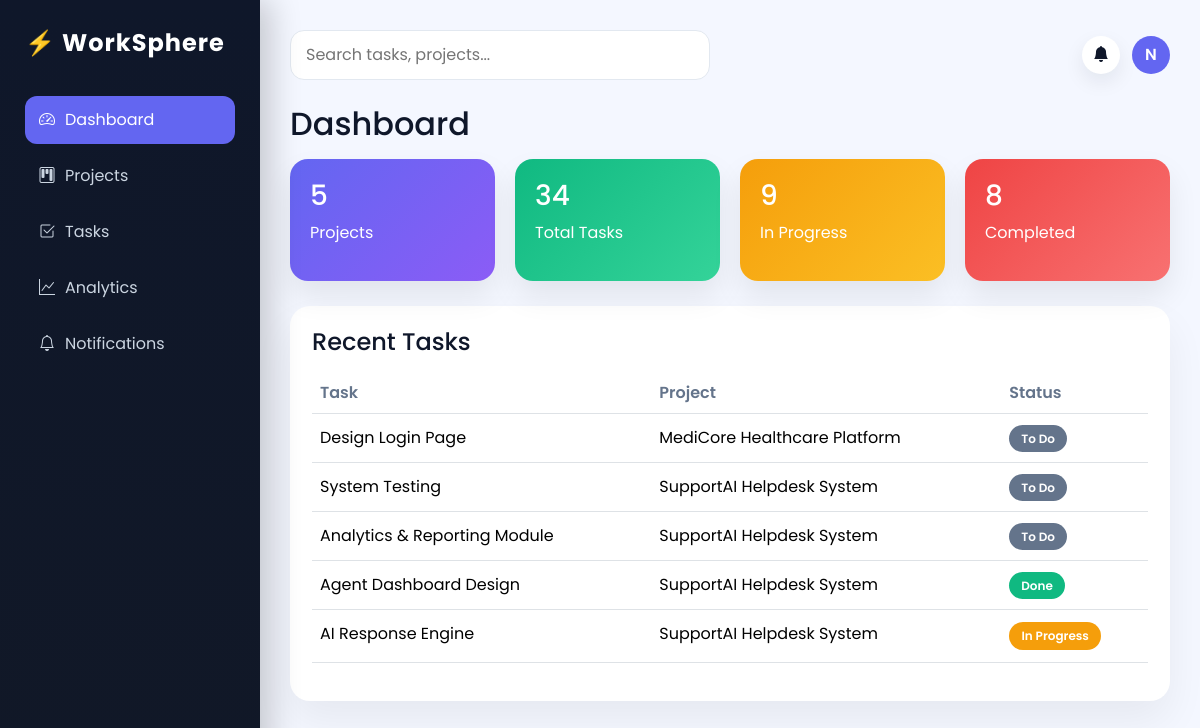
The page / on the database its author committed.
### tasks/models.py (models this page shows, shortened)
class Task(models.Model):
    STATUS_CHOICES = [
        ("Todo", "Todo"),
        ("In Progress", "In Progress"),
        ("Done", "Done"),
    ]
    PRIORITY_CHOICES = [
        ("Low", "Low"),
        ("Medium", "Medium"),
        ("High", "High"),
    ]
    project = models.ForeignKey(
        Project,
        on_delete=models.CASCADE,
        related_name="tasks"
    )
    title = models.CharField(max_length=255)
    description = models.TextField(blank=True, null=True)
    assigned_to = models.ForeignKey(
        settings.AUTH_USER_MODEL,
        on_delete=models.SET_NULL,
        null=True,
        blank=True,
        related_name="assigned_tasks"
    )
    status = models.CharField(max_length=20, choices=STATUS_CHOICES, default="Todo")
    priority = models.CharField(max_length=20, choices=PRIORITY_CHOICES, default="Medium")
    due_date = models.DateField(null=True, blank=True)
    created_at = models.DateTimeField(auto_now_add=True)

### projects/models.py (models this page shows, shortened)
class Project(models.Model):
    name = models.CharField(max_length=200)
    description = models.TextField(blank=True, null=True)
    owner = models.ForeignKey(
        settings.AUTH_USER_MODEL,
        on_delete=models.CASCADE,
        related_name='owned_projects'
    )
    members = models.ManyToManyField(
        settings.AUTH_USER_MODEL,
        blank=True,
        related_name='project_memberships'
    )
    deadline = models.DateField(null=True, blank=True)
    created_at = models.DateTimeField(auto_now_add=True)

### projects/views.py (the view)
# urls.py: path('', dashboard, name='dashboard'),
def dashboard(request):
    projects = Project.objects.all()
    total_projects = projects.count()
    total_tasks = Task.objects.count()
    completed_tasks = Task.objects.filter(status='Done').count()
    in_progress_tasks = Task.objects.filter(status='In Progress').count()
    recent_tasks = Task.objects.select_related('project').order_by('-created_at')[:5]
    return render(request, 'dashboard.html', {
        'total_projects': total_projects,
        'total_tasks': total_tasks,
        'completed_tasks': completed_tasks,
        'in_progress_tasks': in_progress_tasks,
        'recent_tasks': recent_tasks,
        'projects': projects,
    })

### notifications/context_processors.py (called while the page is built)
def unread_notifications(request):
    if request.user.is_authenticated:
        return {
            "unread_notifications_count": request.user.notifications.filter(
                is_read=False
            ).count()
        }
    return {"unread_notifications_count": 0}

### templates/dashboard.html
{% extends 'base.html' %}
{% block content %}
<h2 class="mb-3">Dashboard</h2>
<div class="kpi">
    <div class="kpi-item purple">
        <h3>{{ total_projects }}</h3>
        <p>Projects</p>
    </div>
    <div class="kpi-item green">
        <h3>{{ total_tasks }}</h3>
        <p>Total Tasks</p>
    </div>
    <div class="kpi-item orange">
        <h3>{{ in_progress_tasks }}</h3>
        <p>In Progress</p>
    </div>
    <div class="kpi-item red">
        <h3>{{ completed_tasks }}</h3>
        <p>Completed</p>
    </div>
</div>
<div class="card-box">
    <h4 class="mb-3">Recent Tasks</h4>
    <table class="table">
        <thead>
            <tr>
                <th>Task</th>
                <th>Project</th>
                <th>Status</th>
            </tr>
        </thead>
        <tbody>
            {% for task in recent_tasks %}
            <tr>
                <td>{{ task.title }}</td>
                <td>{{ task.project.name }}</td>
                <td>
    {% if task.status == "To Do" %}
        <span class="status todo">To Do</span>
    {% elif task.status == "In Progress" %}
        <span class="status progress" style="display:inline-flex;align-items:center;justify-content:center;width:auto;min-width:92px;height:auto;overflow:visible;padding:5px 12px;border-radius:20px;background:#f59e0b;color:white;white-space:nowrap;">In Progress</span>
    {% elif task.status == "Review" %}
        <span class="status review">Review</span>
    {% elif task.status == "Done" %}
        <span class="status done">Done</span>
    {% else %}
        {{ task.status }}
    {% endif %}
</td>
            </tr>
            {% empty %}
<tr>
    <td colspan="4" class="text-muted">
        No records available.
    </td>
</tr>
{% endfor %}
        </tbody>
    </table>
</div>
{% endblock %}

### templates/base.html (shortened to what this page needs)
{% load static %}
<!DOCTYPE html>
<html lang="en">
<head>
    <link href="https://cdn.jsdelivr.net/npm/bootstrap@5.3.3/dist/css/bootstrap.min.css" rel="stylesheet">
    <link href="https://cdn.jsdelivr.net/npm/bootstrap-icons@1.11.3/font/bootstrap-icons.css" rel="stylesheet">
    <link rel="stylesheet" href="{% static 'css/style.css' %}">
</head>
<body>
<div class="app">
    <aside class="sidebar">
        <div class="logo">
            ⚡ WorkSphere
        </div>
        <nav>
            <a class="nav-item active" href="{% url 'dashboard' %}">
                <i class="bi bi-speedometer2"></i> Dashboard
            </a>
            <a class="nav-item" href="{% url 'project_list' %}">
                <i class="bi bi-kanban"></i> Projects
            </a>
            <a class="nav-item" href="/tasks/kanban/">
                <i class="bi bi-check2-square"></i> Tasks
            </a>
            <a class="nav-item" href="/analytics/">
                <i class="bi bi-graph-up"></i> Analytics
            </a>
            <a class="nav-item" href="{% url 'notifications' %}">
                <i class="bi bi-bell"></i> Notifications
            </a>
        </nav>
    </aside>
    <main class="main">
        <div class="topbar">
            <form class="search" action="{% url 'search' %}" method="GET">
    <input type="text" name="q" placeholder="Search tasks, projects...">
</form>
            <div class="user">
                <a href="{% url 'notifications' %}" class="notification-bell" aria-label="Notifications">
                    <i class="bi bi-bell-fill"></i>
                </a>
                <div class="avatar">N</div>
            </div>
        </div>
        {% block content %}{% endblock %}
    </main>
</div>
</body>
</html>

### static/css/style.css (style rules this page uses)
:root { --primary:#6366f1; --secondary:#8b5cf6; --success:#10b981; --warning:#f59e0b; --danger:#ef4444; --bg:#f4f7ff; --card:#ffffff; --text:#0f172a; --muted:#64748b; --sidebar:#0f172a; }
* { margin:0; padding:0; box-sizing:border-box; font-family:'Poppins',sans-serif; }
body { background:var(--bg); color:var(--text); }
.app { display:flex; }
.sidebar { width:260px; height:100vh; background:linear-gradient(180deg,#0f172a,#111827); color:white; padding:25px; position:fixed; box-shadow:10px 0 30px rgba(0,0,0,0.2); }
.logo { font-size:24px; font-weight:700; margin-bottom:35px; letter-spacing:1px; }
.nav-item { display:flex; align-items:center; gap:10px; padding:12px 14px; margin:8px 0; color:#cbd5e1; text-decoration:none; border-radius:12px; transition:0.3s ease; }
.nav-item.active { background:var(--primary); color:white; }
.main { margin-left:260px; width:100%; padding:30px; }
.topbar { display:flex; justify-content:space-between; align-items:center; margin-bottom:25px; }
.search input { width:420px; padding:12px 15px; border-radius:14px; border:1px solid #e2e8f0; outline:none; transition:0.3s; }
.user { display:flex; align-items:center; gap:12px; }
.avatar { width:38px; height:38px; background:var(--primary); color:white; border-radius:50%; display:flex; justify-content:center; align-items:center; font-weight:600; }
.notification-bell { position:relative; display:inline-flex; align-items:center; justify-content:center; width:38px; height:38px; border-radius:50%; color:#0f172a; text-decoration:none; background:#ffffff; box-shadow:0 8px 20px rgba(15,23,42,0.08); }
.kpi { display:grid; grid-template-columns:repeat(4,1fr); gap:20px; margin-bottom:25px; }
.kpi-item { padding:20px; border-radius:18px; color:white; box-shadow:0 15px 30px rgba(0,0,0,0.08); transition:0.3s; }
.purple { background:linear-gradient(135deg,#6366f1,#8b5cf6); }
.green { background:linear-gradient(135deg,#10b981,#34d399); }
.orange { background:linear-gradient(135deg,#f59e0b,#fbbf24); }
.red { background:linear-gradient(135deg,#ef4444,#f87171); }
.card-box { background:var(--card); padding:22px; border-radius:20px; box-shadow:0 20px 40px rgba(0,0,0,0.06); }
table { width:100%; }
table th { text-align:left; padding:12px; color:var(--muted); }
table td { padding:12px; }
.status { padding:5px 12px; border-radius:20px; font-size:12px; font-weight:600; color:white; }
.status.todo { background:#64748b; }
.status.progress { background:#f59e0b; }
.status.done { background:#10b981; }
.table { width:100%; margin-top:10px; }
.table th { color:#64748b; font-weight:600; }
.table td { padding:12px 8px; }
.progress { width:100%; height:10px; background:#e5e7eb; border-radius:20px; overflow:hidden; margin-top:8px; }
.status.progress { display:inline-flex; align-items:center; justify-content:center; width:auto; min-width:92px; height:auto; overflow:visible; margin-top:0; padding:5px 12px; border-radius:20px; background:#f59e0b; color:white; white-space:nowrap; }

### rows shown on the page
Task: title "Design Login Page", project.name "MediCore Healthcare Platform", status "To Do"
Task: title "System Testing", project.name "SupportAI Helpdesk System", status "To Do"
Task: title "Analytics & Reporting Module", project.name "SupportAI Helpdesk System", status "To Do"
Task: title "Agent Dashboard Design", project.name "SupportAI Helpdesk System", status "Done"
Task: title "AI Response Engine", project.name "SupportAI Helpdesk System", status "In Progress"

### other values the page prints
{{ total_projects }} "5"
{{ total_tasks }} "34"
{{ in_progress_tasks }} "9"
{{ completed_tasks }} "8"
